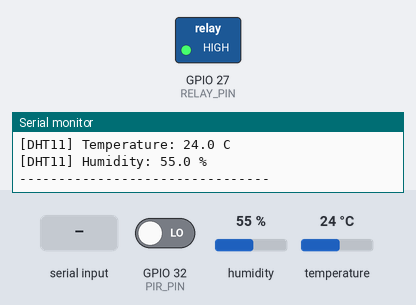
The sketch below on a simulated ESP32. Shown: switched loads named in the sketch (green lamp = pin HIGH), the last lines printed to the serial monitor. The test bench sets the inputs (shaded band); at power-on: GPIO 32 (PIR_PIN) LOW, humidity 55 %, temperature 24 °C.

Above: at 2.7 s.
2.8 s: GPIO 32 (PIR_PIN) driven HIGH
At 4.0 s:
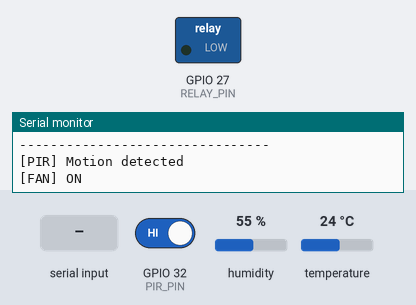
7.5 s: "0\n" received over Serial
At 8.7 s:
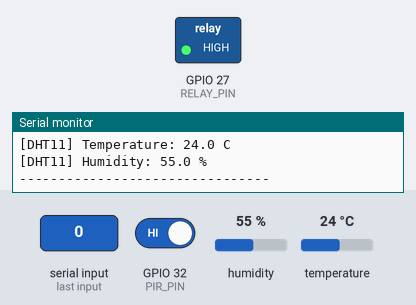
9.0 s: "A\n" received over Serial
At 10.7 s:
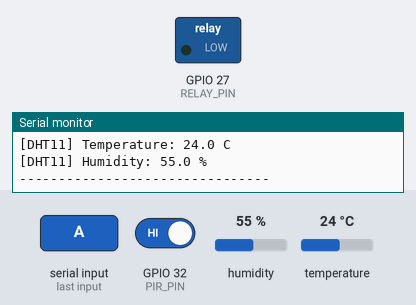
11.5 s: GPIO 32 (PIR_PIN) driven LOW
At 11.8 s:
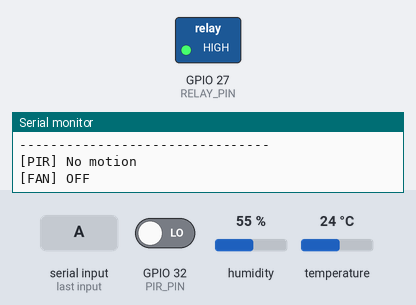
Timing chart, 0 to 14.0 s (numbered marks = the images above; inputs shaded):
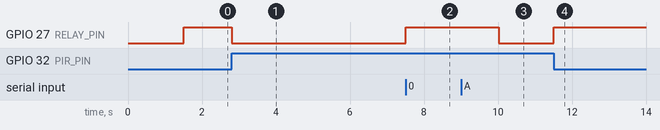

The sketch:

pir-dht-fan-test.ino
```cpp
#include <DHT.h>

#define RELAY_PIN 27
#define PIR_PIN 32
#define DHT_PIN 33
#define DHT_TYPE DHT11

const int RELAY_ON = LOW;
const int RELAY_OFF = HIGH;

const unsigned long SENSOR_READ_INTERVAL_MS = 2000;

DHT dht(DHT_PIN, DHT_TYPE);

unsigned long lastSensorReadAt = 0;
int lastPirState = LOW;
bool relayIsOn = false;
bool autoMode = true;

void setRelayState(bool turnOn, bool force = false) {
  if (!force && relayIsOn == turnOn) {
    return;
  }

  relayIsOn = turnOn;
  digitalWrite(RELAY_PIN, turnOn ? RELAY_ON : RELAY_OFF);
  Serial.println(turnOn ? "[FAN] ON" : "[FAN] OFF");
}

void printHelp() {
  Serial.println("================================");
  Serial.println("PIR + DHT11 + FAN RELAY TEST");
  Serial.println("Pins:");
  Serial.println("  Relay -> GPIO27");
  Serial.println("  PIR   -> GPIO32");
  Serial.println("  DHT11 -> GPIO33");
  Serial.println("Commands:");
  Serial.println("  a = auto mode using PIR");
  Serial.println("  1 = manual fan ON");
  Serial.println("  0 = manual fan OFF");
  Serial.println("  s = show current status");
  Serial.println("================================");
}

void printStatus(float temperatureC, float humidity, bool hasDhtReading, int pirState) {
  Serial.println("--------------------------------");
  Serial.print("[MODE] ");
  Serial.println(autoMode ? "AUTO (PIR controls fan)" : "MANUAL");

  Serial.print("[PIR] ");
  Serial.println(pirState == HIGH ? "MOTION DETECTED" : "NO MOTION");

  Serial.print("[FAN] ");
  Serial.println(relayIsOn ? "ON" : "OFF");

  if (hasDhtReading) {
    Serial.print("[DHT11] Temperature: ");
    Serial.print(temperatureC, 1);
    Serial.println(" C");

    Serial.print("[DHT11] Humidity: ");
    Serial.print(humidity, 1);
    Serial.println(" %");
  } else {
    Serial.println("[DHT11] Failed to read sensor");
  }

  Serial.println("--------------------------------");
}

void setup() {
  Serial.begin(115200);
  delay(1500);

  pinMode(RELAY_PIN, OUTPUT);
  pinMode(PIR_PIN, INPUT);
  dht.begin();

  setRelayState(false, true);
  printHelp();
}

void loop() {
  if (Serial.available() > 0) {
    char cmd = Serial.read();

    if (cmd == '\n' || cmd == '\r') {
      return;
    }

    if (cmd == 'a' || cmd == 'A') {
      autoMode = true;
      Serial.println("[MODE] AUTO");
    } else if (cmd == '1') {
      autoMode = false;
      setRelayState(true);
      Serial.println("[MODE] MANUAL");
    } else if (cmd == '0') {
      autoMode = false;
      setRelayState(false);
      Serial.println("[MODE] MANUAL");
    } else if (cmd == 's' || cmd == 'S') {
      float humidity = dht.readHumidity();
      float temperatureC = dht.readTemperature();
      bool hasDhtReading = !(isnan(humidity) || isnan(temperatureC));
      int pirState = digitalRead(PIR_PIN);
      printStatus(temperatureC, humidity, hasDhtReading, pirState);
    } else {
      Serial.println("[CMD] Unknown command");
      printHelp();
    }
  }

  int pirState = digitalRead(PIR_PIN);
  if (pirState != lastPirState) {
    lastPirState = pirState;
    Serial.println(pirState == HIGH ? "[PIR] Motion detected" : "[PIR] No motion");

    if (autoMode) {
      setRelayState(pirState == HIGH);
    }
  }

  if (millis() - lastSensorReadAt >= SENSOR_READ_INTERVAL_MS) {
    lastSensorReadAt = millis();

    float humidity = dht.readHumidity();
    float temperatureC = dht.readTemperature();
    bool hasDhtReading = !(isnan(humidity) || isnan(temperatureC));

    if (autoMode) {
      setRelayState(pirState == HIGH);
    }

    printStatus(temperatureC, humidity, hasDhtReading, pirState);
  }
}
```

Measured:
- after the input at 2.8 s, GPIO 27 (RELAY_PIN): HIGH → LOW at once
- after the input at 7.5 s, GPIO 27 (RELAY_PIN): LOW → HIGH at once
- after the input at 9.0 s, GPIO 27 (RELAY_PIN): HIGH → LOW after 1.0 s
- after the input at 11.5 s, GPIO 27 (RELAY_PIN): LOW → HIGH at once
